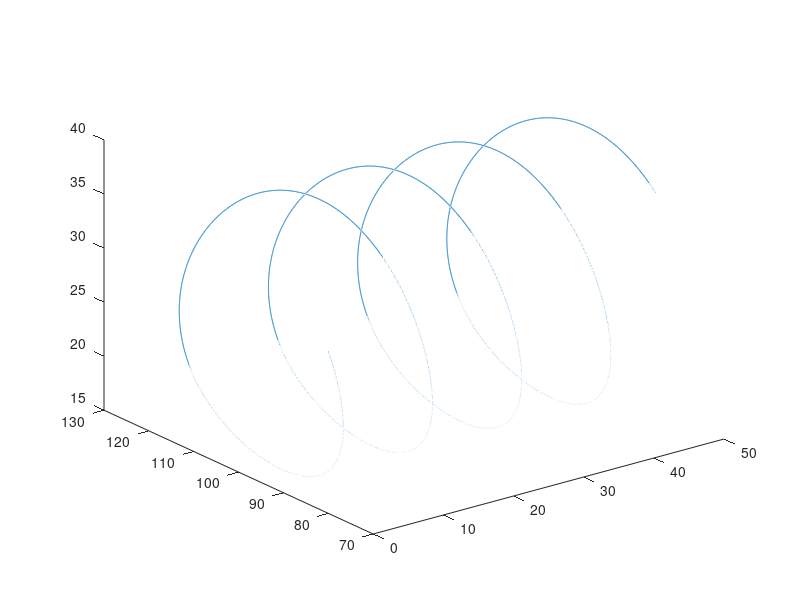

The MATLAB script that drew this image: (Note: this script raises an error after producing the figure.)
# dxdt = ax + bxy, dydt = gamma*y + roxy
clear all
clc

alpha=0.25;
beta=-0.01;
ro=0.01;
gamma=-1;


f = @(t,x,y) alpha*x + beta*x*y;
g = @(t,x,y) gamma*y + ro*x*y;

x_init = 80;
y_init = 30;

t_init = 0;
t_final = 50;
N=10000;

h = (t_final - t_init)/N;

tvalues = linspace(t_init,t_final,N);
xvalues(1) = x_init;
yvalues(1) = y_init;


for i=1:N-1
  t=tvalues(i);
  y=yvalues(i);
  x=xvalues(i);

  F1x = f(t,x,y);
  F1y = g(t,x,y);

  F2x = f(t + (h/2) , x + h/2 * F1x, y + (h/2) * F1y);
  F2y = g(t + (h/2) , x + h/2 * F1x, y + (h/2) * F1y);

  F3x = f(t + (h/2) , x + h/2 * F2x, y + (h/2) * F2y);
  F3y = g(t + (h/2) , x + h/2 * F2x, y + (h/2) * F2y);

  F4x = f(t+h , x+h * F3x, y+h * F3y);
  F4y = g(t+h , x+h * F3x, y+h * F3y);


  xvalues(i+1) = xvalues(i) + h/6 * (F1x + 2*F2x + 2*F3x + F4x);
  yvalues(i+1) = yvalues(i) + h/6 * (F1y + 2*F2y + 2*F3y + F4y);
end

##subplot(2,2,1)
plot3(tvalues,xvalues,yvalues)
title(t,y,x)

##subplot(2,2,2)
##plot(tvalues,xvalues)
##title("t-x")
##
##subplot(2,2,3)
##plot(tvalues,yvalues)
##title("t-y")
##
##subplot(2,2,4)
##plot(xvalues,yvalues)
##title("x-y")





